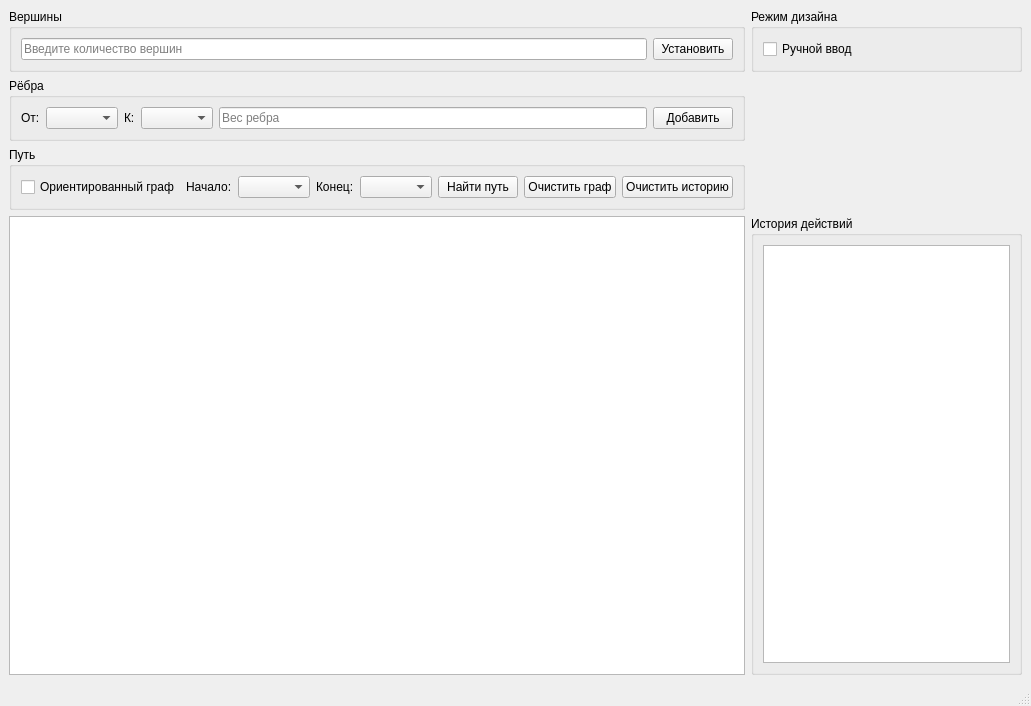
<?xml version="1.0" encoding="UTF-8"?>
<ui version="4.0">
 <class>MainWindow</class>
 <widget class="QMainWindow" name="MainWindow">
  <property name="geometry">
   <rect>
    <x>0</x>
    <y>0</y>
    <width>1031</width>
    <height>706</height>
   </rect>
  </property>
  <property name="windowTitle">
   <string>Поиск кратчайшего пути</string>
  </property>
  <widget class="QWidget" name="centralwidget">
   <layout class="QGridLayout" name="gridLayout">
    <item row="0" column="0" colspan="3">
     <widget class="QGroupBox" name="groupBoxVertices">
      <property name="title">
       <string>Вершины</string>
      </property>
      <layout class="QHBoxLayout" name="horizontalLayoutVertices">
       <item>
        <widget class="QLineEdit" name="verticesCountLineEdit">
         <property name="toolTip">
          <string>Введите количество вершин графа</string>
         </property>
         <property name="placeholderText">
          <string>Введите количество вершин</string>
         </property>
        </widget>
       </item>
       <item>
        <widget class="QPushButton" name="setVerticesCountButton">
         <property name="toolTip">
          <string>Подтвердить количество вершин</string>
         </property>
         <property name="text">
          <string>Установить</string>
         </property>
        </widget>
       </item>
      </layout>
     </widget>
    </item>
    <item row="1" column="0" colspan="3">
     <widget class="QGroupBox" name="groupBoxEdges">
      <property name="title">
       <string>Рёбра</string>
      </property>
      <layout class="QHBoxLayout" name="horizontalLayoutEdges">
       <item>
        <widget class="QLabel" name="labelFrom">
         <property name="text">
          <string>От:</string>
         </property>
        </widget>
       </item>
       <item>
        <widget class="QComboBox" name="fromEdgeComboBox">
         <property name="toolTip">
          <string>Выберите начальную вершину</string>
         </property>
        </widget>
       </item>
       <item>
        <widget class="QLabel" name="labelTo">
         <property name="text">
          <string>К:</string>
         </property>
        </widget>
       </item>
       <item>
        <widget class="QComboBox" name="toEdgeComboBox">
         <property name="toolTip">
          <string>Выберите конечную вершину</string>
         </property>
        </widget>
       </item>
       <item>
        <widget class="QLineEdit" name="weightLineEdit">
         <property name="toolTip">
          <string>Введите вес ребра</string>
         </property>
         <property name="placeholderText">
          <string>Вес ребра</string>
         </property>
        </widget>
       </item>
       <item>
        <widget class="QPushButton" name="addEdgeButton">
         <property name="toolTip">
          <string>Добавить ребро в граф</string>
         </property>
         <property name="text">
          <string>Добавить</string>
         </property>
        </widget>
       </item>
      </layout>
     </widget>
    </item>
    <item row="2" column="0" colspan="3">
     <widget class="QGroupBox" name="groupBoxPath">
      <property name="title">
       <string>Путь</string>
      </property>
      <layout class="QHBoxLayout" name="horizontalLayoutPath">
       <item>
        <widget class="QCheckBox" name="directedCheckBox">
         <property name="toolTip">
          <string>Отметьте, если граф ориентированный</string>
         </property>
         <property name="text">
          <string>Ориентированный граф</string>
         </property>
        </widget>
       </item>
       <item>
        <widget class="QLabel" name="labelStart">
         <property name="text">
          <string>Начало:</string>
         </property>
        </widget>
       </item>
       <item>
        <widget class="QComboBox" name="startComboBox">
         <property name="toolTip">
          <string>Выберите начальную вершину пути</string>
         </property>
        </widget>
       </item>
       <item>
        <widget class="QLabel" name="labelEnd">
         <property name="text">
          <string>Конец:</string>
         </property>
        </widget>
       </item>
       <item>
        <widget class="QComboBox" name="endComboBox">
         <property name="toolTip">
          <string>Выберите конечную вершину пути</string>
         </property>
        </widget>
       </item>
       <item>
        <widget class="QPushButton" name="findPathButton">
         <property name="toolTip">
          <string>Вычислить кратчайший путь</string>
         </property>
         <property name="text">
          <string>Найти путь</string>
         </property>
        </widget>
       </item>
       <item>
        <widget class="QPushButton" name="clearGraphButton">
         <property name="toolTip">
          <string>Удалить все вершины и рёбра</string>
         </property>
         <property name="text">
          <string>Очистить граф</string>
         </property>
        </widget>
       </item>
       <item>
        <widget class="QPushButton" name="clearHistoryButton">
         <property name="text">
          <string>Очистить историю</string>
         </property>
        </widget>
       </item>
      </layout>
     </widget>
    </item>
    <item row="3" column="0" colspan="3">
     <widget class="QGraphicsView" name="graphView">
      <property name="minimumSize">
       <size>
        <width>320</width>
        <height>400</height>
       </size>
      </property>
      <property name="toolTip">
       <string>Визуализация графа</string>
      </property>
     </widget>
    </item>
    <item row="3" column="3">
     <widget class="QGroupBox" name="groupBoxHistory">
      <property name="title">
       <string>История действий</string>
      </property>
      <layout class="QVBoxLayout" name="verticalLayoutHistory">
       <item>
        <widget class="QTextEdit" name="resultTextEdit">
         <property name="toolTip">
          <string>Здесь отображается история действий</string>
         </property>
         <property name="readOnly">
          <bool>true</bool>
         </property>
        </widget>
       </item>
      </layout>
     </widget>
    </item>
    <item row="0" column="3">
     <widget class="QGroupBox" name="groupBox">
      <property name="title">
       <string>Режим дизайна</string>
      </property>
      <layout class="QHBoxLayout" name="horizontalLayout">
       <item>
        <widget class="QCheckBox" name="designMode">
         <property name="text">
          <string>Ручной ввод </string>
         </property>
        </widget>
       </item>
      </layout>
     </widget>
    </item>
   </layout>
  </widget>
  <widget class="QMenuBar" name="menubar">
   <property name="geometry">
    <rect>
     <x>0</x>
     <y>0</y>
     <width>1031</width>
     <height>22</height>
    </rect>
   </property>
  </widget>
  <widget class="QStatusBar" name="statusbar"/>
 </widget>
 <resources/>
 <connections/>
</ui>
